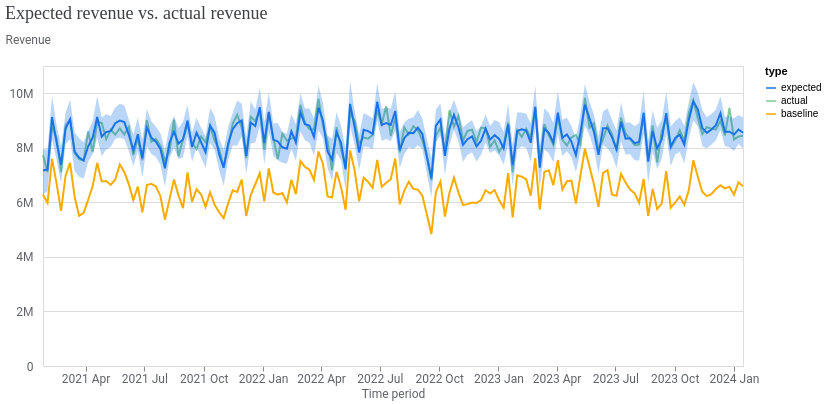

The notebook cell saved with this chart:
### Markdown cell above
2\. Assess the model's fit by comparing the expected sales against the actual sales.

### Code cell
model_fit = visualizer.ModelFit(mmm)
model_fit.plot_model_fit()

### Figure 1 — Vega-Lite specification as saved in the notebook (floating-point values rounded to 4 significant figures; data arrays with more than 128 entries replaced by an {"elided": "..."} marker saying what was removed)
{"config": {"view": {"continuousWidth": 300, "continuousHeight": 300}, "axis": {"labelColor": "#5F6368", "labelFont": "Roboto", "labelFontSize": 12, "titleColor": "#5F6368", "titleFont": "Roboto", "titleFontSize": 12, "titleFontWeight": "normal"}}, "layer": [{"mark": {"type": "line"}, "encoding": {"color": {"field": "type", "scale": {"domain": ["expected", "actual", "baseline"], "range": ["#1A73E8", "#81C995", "#F9AB00"]}, "type": "nominal"}, "x": {"axis": {"domainColor": "#DADCE0", "format": "%Y %b", "grid": false, "tickCount": 8}, "field": "time", "title": "Time period", "type": "temporal"}, "y": {"axis": {"domain": false, "labelExpr": "replace(format(datum.value, '.3~s'), 'G', 'B')", "labelPadding": 10, "tickCount": 5, "ticks": false, "titleAlign": "left", "titleAngle": 0, "titleY": -20}, "field": "mean", "title": "Revenue", "type": "quantitative"}}}, {"mark": {"type": "rule", "opacity": 0}, "encoding": {"opacity": {"condition": {"param": "param_1", "value": 0.3, "empty": false}, "value": 0}, "tooltip": [{"field": "time", "title": "Time period", "type": "temporal"}, {"field": "expected", "format": ",.0f", "title": "Expected", "type": "quantitative"}, {"field": "actual", "format": ",.0f", "title": "Actual", "type": "quantitative"}, {"field": "baseline", "format": ",.0f", "title": "Baseline", "type": "quantitative"}], "x": {"field": "time", "type": "temporal"}}, "name": "view_1", "transform": [{"pivot": "type", "value": "mean", "groupby": ["time"]}]}, {"mark": {"type": "circle", "filled": false, "size": 36}, "encoding": {"color": {"field": "type", "legend": null, "scale": {"domain": ["expected", "actual", "baseline"], "range": ["#1A73E8", "#81C995", "#F9AB00"]}, "type": "nominal"}, "opacity": {"condition": {"param": "param_1", "value": 1, "empty": false}, "value": 0}, "x": {"field": "time", "type": "temporal"}, "y": {"field": "mean", "type": "quantitative"}}}, {"mark": {"type": "area", "opacity": 0.3}, "encoding": {"color": {"field": "type", "legend": null, "scale": {"domain": ["expected"], "range": ["#1A73E8"]}, "type": "nominal"}, "x": {"field": "time", "type": "temporal"}, "y": {"field": "ci_hi", "type": "quantitative"}, "y2": {"field": "ci_lo"}}}], "data": {"name": "data-e14151e0d2e6d6b2309a2bd372121e3d"}, "params": [{"name": "param_1", "select": {"type": "point", "clear": "pointerout", "fields": ["time"], "nearest": true, "on": "pointerover"}, "views": ["view_1"]}], "resolve": {"scale": {"color": "independent"}}, "title": {"text": "Expected revenue vs. actual revenue", "anchor": "start", "color": "#3C4043", "font": "Google Sans Display", "fontSize": 18, "fontWeight": "normal", "offset": 10}, "width": 700, "$schema": "https://vega.github.io/schema/vega-lite/v5.20.1.json", "datasets": {"data-e14151e0d2e6d6b2309a2bd372121e3d": {"elided": "468 records"}}}
